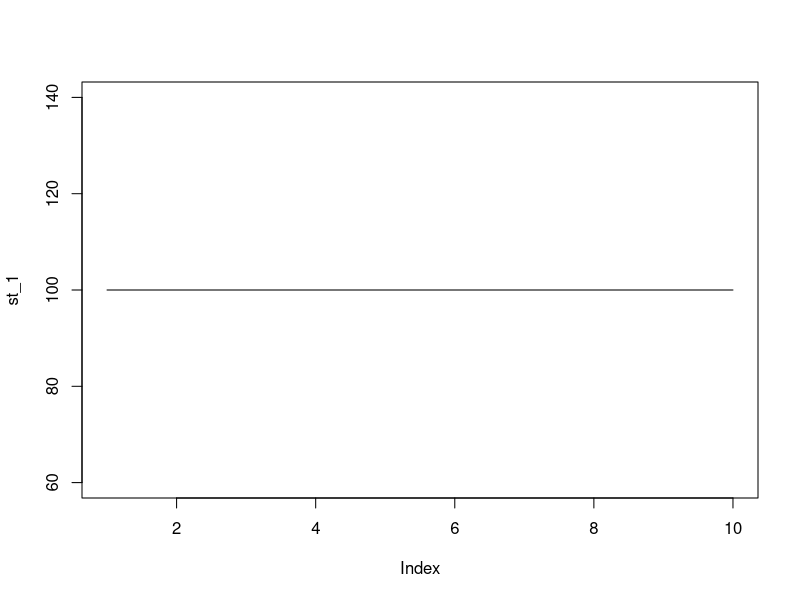
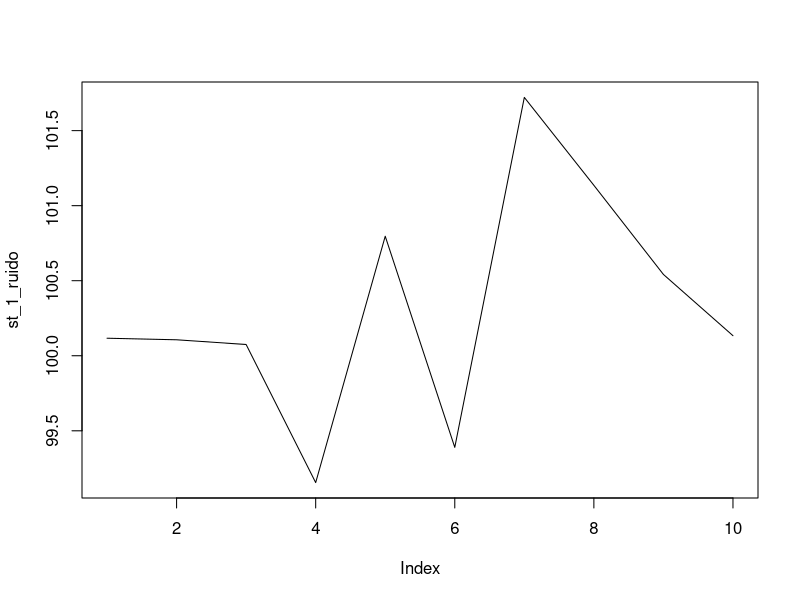
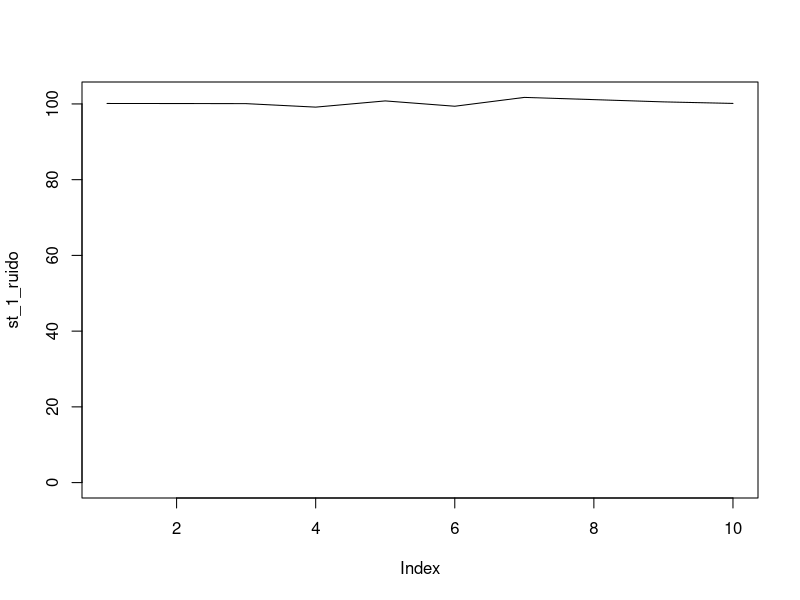
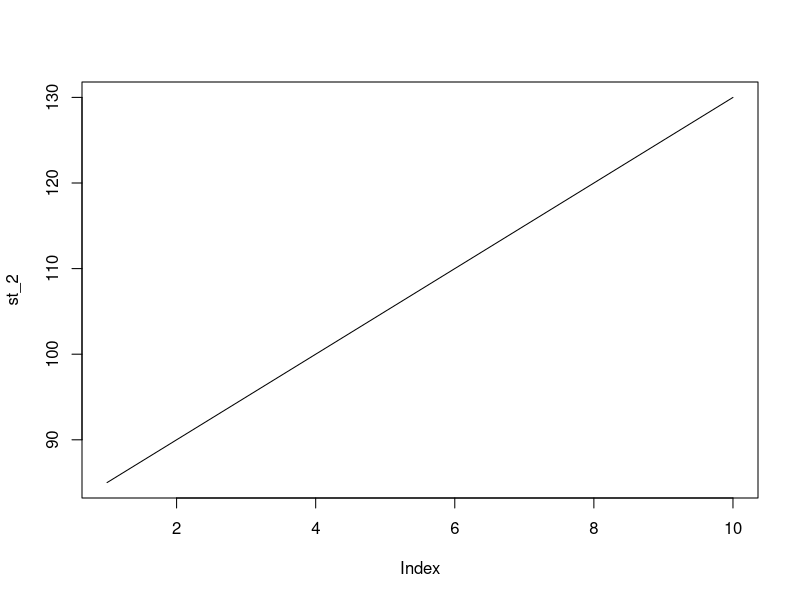
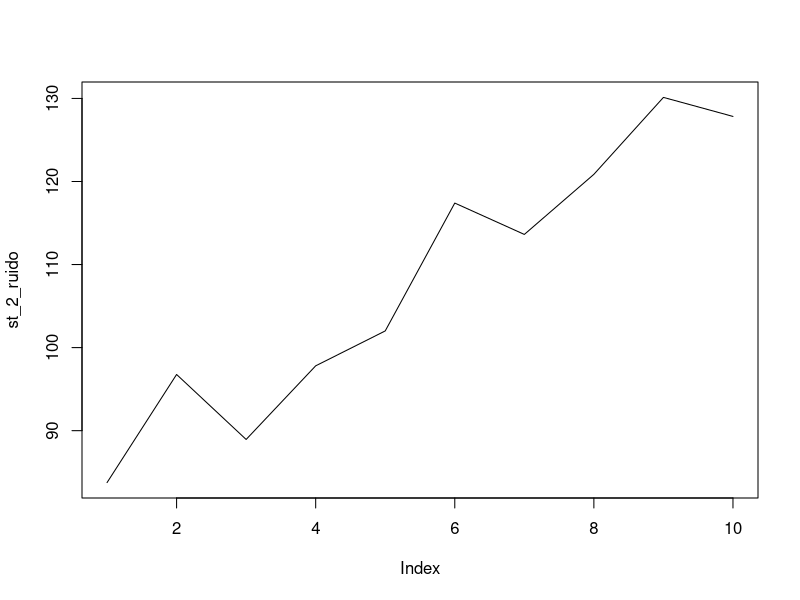
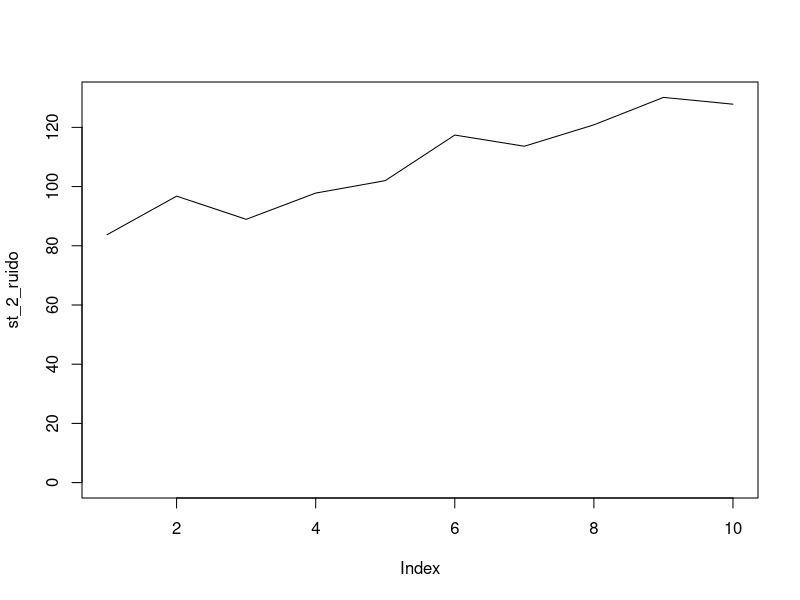
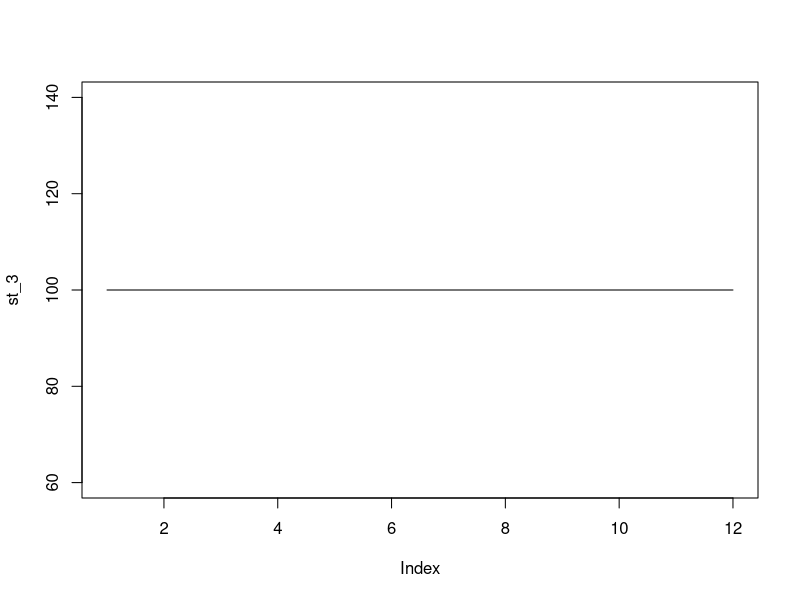
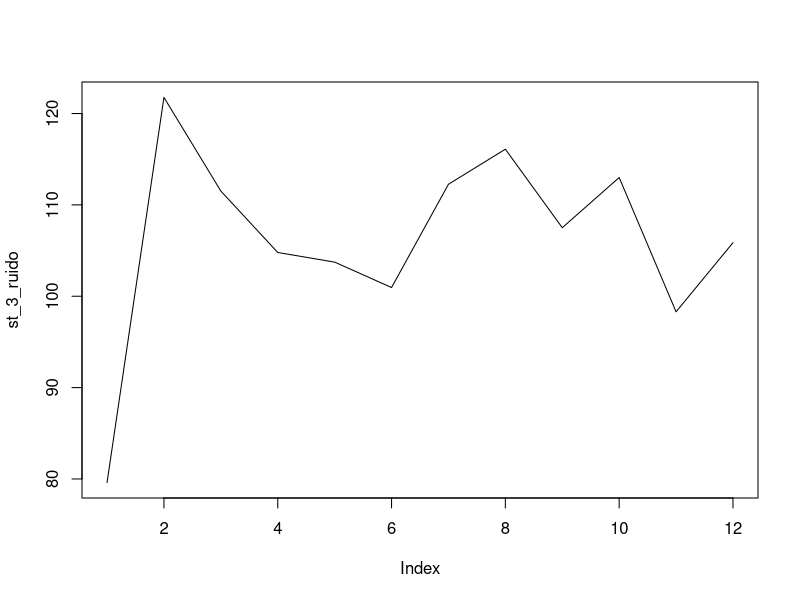

The R script that drew these images, in order:
## ---- chunk 1
knitr::opts_chunk$set(echo = TRUE)
## ---- chunk 2
st_1 <- rep(100, times=10)
#Para agregar ruido a la @serie@ 
ruido_1<- rnorm(10,0,1)
#Para constuir la @nueva serie@ tomand en cuenta el "ruido"
st_1_ruido <- st_1 + ruido_1

#Graficando "sin  ruido"
plot(st_1, type="l")

#Graficando "con ruido"
plot(st_1_ruido, type="l")

#Graficando "con ruido" pero limitando el valor del eje y
plot(st_1_ruido, type="l", ylim=c(0,max(st_1_ruido)))


## ---- chunk 3

st_2 <- 80 + 5*c(1:10)
#Para agregar ruido a la @serie@ 
ruido_2<- rnorm(10,0,5)
#Para constuir la @nueva serie@ tomand en cuenta el "ruido"
st_2_ruido <- st_2 + ruido_2

#Graficando "sin  ruido"
plot(st_2, type="l")

#Graficando "con ruido"
plot(st_2_ruido, type="l")

#Graficando "con ruido" pero limitando el valor del eje y
plot(st_2_ruido, type="l", ylim=c(0,max(st_2_ruido)))


## ---- chunk 4
st_3 <-rep(100,times=12)
#Para agregar ruido a la @serie@ 
ruido_3<- rnorm(12,0,10)

#VAMOS A AGREGAR FACTORES ESTACIONALES
FE<- c(3,6,9)

#Para constuir la @nueva serie@ tomand en cuenta el "ruido"
st_3_ruido <- st_3 + +FE+ ruido_3

#Graficando "sin  ruido"
plot(st_3, type="l")

#Graficando "con ruido"
plot(st_3_ruido, type="l")

#Graficando "con ruido" pero limitando el valor del eje y
plot(st_3_ruido, type="l", ylim=c(0,max(st_3_ruido)))

## ---- chunk 5
st_1 <- rep(100, times=10)
#Para agregar ruido a la @serie@ 
ruido_1<- rnorm(10,0,10)
#Para constuir la @nueva serie@ tomand en cuenta el "ruido"
st_1_ruido <- st_1 + ruido_1

#Graficando "con ruido" pero limitando el valor del eje y
plot(st_1_ruido, type="l", ylim=c(0,max(st_1_ruido)))

#USAREMOS LA MEDIA COMOF ILTRO 
filtro_1 <- rep(mean(st_1_ruido), times=10)
plot(st_1_ruido, type="l", ylim=c(0,max(st_1_ruido)))
lines(filtro_1)


med_est<- mean(st_1_ruido)

#Para estimar el ruido 
ruido_est <- st_1_ruido - filtro_1


#Vamos a ver los valores que ruido real vs ruido calculado para evaluar que tal fue el "filtro" que elegimos que fue el mean 
data.frame(ruido_est, ruido_1)



### Filtración mediante la ecuación de la recta para filtración de serie con tendencias 



